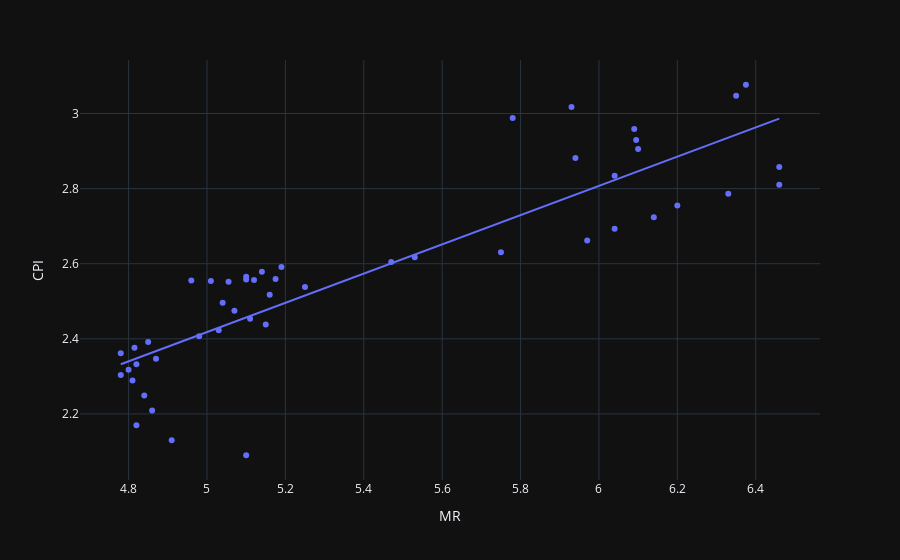

Write notebook code for a chart like this one.
### Markdown cell above
## Trick to plot regression line

### Code cell
import plotly.express as px

fig = px.scatter(df, x="MR", y="CPI", trendline='ols')
fig.show()

### Figure 1 — Plotly figure (JSON) as saved in the notebook; plotly's stock layout.template omitted (floating-point values rounded to 4 significant figures)
{"data": [{"hovertemplate": "MR=%{x}<br>CPI=%{y}<extra></extra>", "legendgroup": "", "marker": {"color": "#636efa", "symbol": "circle"}, "mode": "markers", "name": "", "orientation": "v", "showlegend": false, "type": "scatter", "x": [6.375, 6.35, 5.93, 5.78, 6.09, 6.095, 6.1, 5.94, 6.46, 6.04, 6.46, 6.33, 6.2, 6.14, 6.04, 5.97, 5.75, 5.53, 5.47, 5.19, 5.14, 5.1, 5.055, 5.01, 4.96, 5.12, 5.1, 5.175, 5.25, 5.16, 5.04, 5.07, 5.11, 5.15, 5.03, 4.98, 4.85, 4.815, 4.78, 4.87, 4.82, 4.8, 4.78, 4.81, 4.84, 4.86, 4.82, 4.91, 5.1], "xaxis": "x", "y": [3.077, 3.047, 3.018, 2.988, 2.959, 2.929, 2.905, 2.882, 2.858, 2.834, 2.81, 2.786, 2.755, 2.724, 2.693, 2.662, 2.63, 2.617, 2.604, 2.591, 2.578, 2.565, 2.552, 2.554, 2.555, 2.557, 2.558, 2.559, 2.538, 2.517, 2.496, 2.475, 2.454, 2.438, 2.423, 2.407, 2.392, 2.376, 2.362, 2.347, 2.332, 2.318, 2.303, 2.289, 2.249, 2.209, 2.169, 2.13, 2.09], "yaxis": "y"}, {"hovertemplate": "<b>OLS trendline</b><br>CPI = 0.389426 * MR + 0.470707<br>R<sup>2</sup>=0.761320<br><br>MR=%{x}<br>CPI=%{y} <b>(trend)</b><extra></extra>", "legendgroup": "", "marker": {"color": "#636efa", "symbol": "circle"}, "mode": "lines", "name": "", "showlegend": false, "type": "scatter", "x": [4.78, 4.78, 4.8, 4.81, 4.815, 4.82, 4.82, 4.84, 4.85, 4.86, 4.87, 4.91, 4.96, 4.98, 5.01, 5.03, 5.04, 5.055, 5.07, 5.1, 5.1, 5.1, 5.11, 5.12, 5.14, 5.15, 5.16, 5.175, 5.19, 5.25, 5.47, 5.53, 5.75, 5.78, 5.93, 5.94, 5.97, 6.04, 6.04, 6.09, 6.095, 6.1, 6.14, 6.2, 6.33, 6.35, 6.375, 6.46, 6.46], "xaxis": "x", "y": [2.332, 2.332, 2.34, 2.344, 2.346, 2.348, 2.348, 2.356, 2.359, 2.363, 2.367, 2.383, 2.402, 2.41, 2.422, 2.43, 2.433, 2.439, 2.445, 2.457, 2.457, 2.457, 2.461, 2.465, 2.472, 2.476, 2.48, 2.486, 2.492, 2.515, 2.601, 2.624, 2.71, 2.722, 2.78, 2.784, 2.796, 2.823, 2.823, 2.842, 2.844, 2.846, 2.862, 2.885, 2.936, 2.944, 2.953, 2.986, 2.986], "yaxis": "y"}], "layout": {"legend": {"tracegroupgap": 0}, "margin": {"t": 60}, "xaxis": {"anchor": "y", "domain": [0, 1], "title": {"text": "MR"}}, "yaxis": {"anchor": "x", "domain": [0, 1], "title": {"text": "CPI"}}}}
